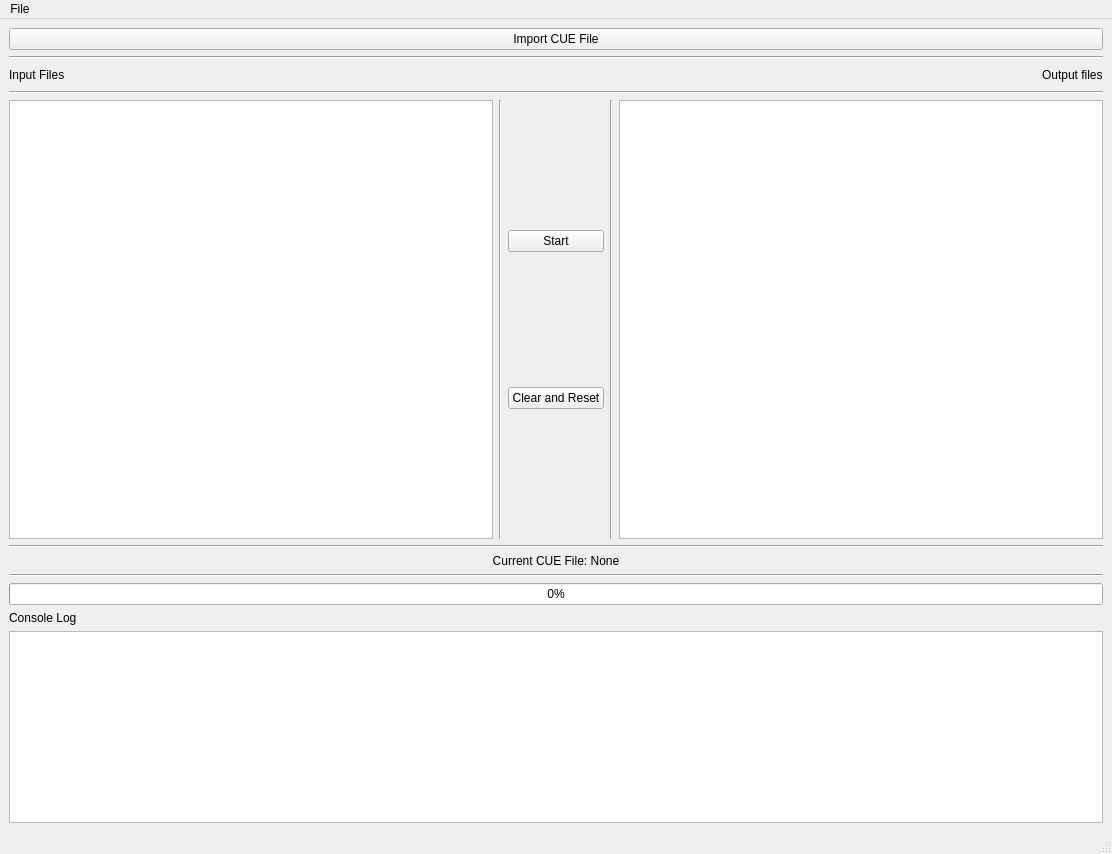
<?xml version="1.0" encoding="UTF-8"?>
<ui version="4.0">
 <class>MainWindow</class>
 <widget class="QMainWindow" name="MainWindow">
  <property name="geometry">
   <rect>
    <x>0</x>
    <y>0</y>
    <width>1112</width>
    <height>854</height>
   </rect>
  </property>
  <property name="sizePolicy">
   <sizepolicy hsizetype="Fixed" vsizetype="Fixed">
    <horstretch>0</horstretch>
    <verstretch>0</verstretch>
   </sizepolicy>
  </property>
  <property name="windowTitle">
   <string>CUEy</string>
  </property>
  <property name="windowIcon">
   <iconset>
    <normaloff>icon.ico</normaloff>icon.ico</iconset>
  </property>
  <widget class="QWidget" name="centralwidget">
   <property name="layoutDirection">
    <enum>Qt::LeftToRight</enum>
   </property>
   <layout class="QVBoxLayout" name="verticalLayout">
    <item>
     <layout class="QHBoxLayout" name="horizontalLayout">
      <item>
       <widget class="QPushButton" name="impBu">
        <property name="text">
         <string>Import CUE File</string>
        </property>
       </widget>
      </item>
     </layout>
    </item>
    <item>
     <widget class="Line" name="line_8">
      <property name="orientation">
       <enum>Qt::Horizontal</enum>
      </property>
     </widget>
    </item>
    <item>
     <layout class="QHBoxLayout" name="horizontalLayout_3">
      <item>
       <widget class="QLabel" name="inLab">
        <property name="text">
         <string>Input Files</string>
        </property>
       </widget>
      </item>
      <item>
       <spacer name="horizontalSpacer">
        <property name="orientation">
         <enum>Qt::Horizontal</enum>
        </property>
        <property name="sizeHint" stdset="0">
         <size>
          <width>40</width>
          <height>20</height>
         </size>
        </property>
       </spacer>
      </item>
      <item>
       <widget class="QLabel" name="outLab">
        <property name="sizePolicy">
         <sizepolicy hsizetype="Preferred" vsizetype="Preferred">
          <horstretch>0</horstretch>
          <verstretch>0</verstretch>
         </sizepolicy>
        </property>
        <property name="text">
         <string>Output files</string>
        </property>
       </widget>
      </item>
     </layout>
    </item>
    <item>
     <widget class="Line" name="line_3">
      <property name="orientation">
       <enum>Qt::Horizontal</enum>
      </property>
     </widget>
    </item>
    <item>
     <layout class="QGridLayout" name="gridLayout_2">
      <item row="4" column="0">
       <widget class="QLabel" name="cueLab">
        <property name="text">
         <string>Current CUE File: None</string>
        </property>
        <property name="alignment">
         <set>Qt::AlignCenter</set>
        </property>
       </widget>
      </item>
      <item row="3" column="0">
       <widget class="Line" name="line_7">
        <property name="orientation">
         <enum>Qt::Horizontal</enum>
        </property>
       </widget>
      </item>
      <item row="6" column="0">
       <widget class="QProgressBar" name="progressBar">
        <property name="value">
         <number>0</number>
        </property>
       </widget>
      </item>
      <item row="5" column="0">
       <widget class="Line" name="line_2">
        <property name="orientation">
         <enum>Qt::Horizontal</enum>
        </property>
       </widget>
      </item>
      <item row="0" column="0">
       <layout class="QHBoxLayout" name="horizontalLayout_2">
        <item>
         <widget class="QListView" name="inView">
          <property name="sizePolicy">
           <sizepolicy hsizetype="Expanding" vsizetype="Expanding">
            <horstretch>0</horstretch>
            <verstretch>0</verstretch>
           </sizepolicy>
          </property>
         </widget>
        </item>
        <item>
         <widget class="Line" name="line_4">
          <property name="orientation">
           <enum>Qt::Vertical</enum>
          </property>
         </widget>
        </item>
        <item>
         <layout class="QGridLayout" name="gridLayout">
          <item row="1" column="0">
           <widget class="QPushButton" name="goBu">
            <property name="sizePolicy">
             <sizepolicy hsizetype="Preferred" vsizetype="Fixed">
              <horstretch>0</horstretch>
              <verstretch>0</verstretch>
             </sizepolicy>
            </property>
            <property name="text">
             <string>Start</string>
            </property>
           </widget>
          </item>
          <item row="3" column="0">
           <widget class="QPushButton" name="clearBu">
            <property name="sizePolicy">
             <sizepolicy hsizetype="Preferred" vsizetype="Fixed">
              <horstretch>0</horstretch>
              <verstretch>0</verstretch>
             </sizepolicy>
            </property>
            <property name="text">
             <string>Clear and Reset</string>
            </property>
           </widget>
          </item>
          <item row="2" column="0">
           <spacer name="verticalSpacer">
            <property name="orientation">
             <enum>Qt::Vertical</enum>
            </property>
            <property name="sizeType">
             <enum>QSizePolicy::Expanding</enum>
            </property>
            <property name="sizeHint" stdset="0">
             <size>
              <width>20</width>
              <height>40</height>
             </size>
            </property>
           </spacer>
          </item>
          <item row="0" column="0">
           <spacer name="verticalSpacer_2">
            <property name="orientation">
             <enum>Qt::Vertical</enum>
            </property>
            <property name="sizeType">
             <enum>QSizePolicy::Expanding</enum>
            </property>
            <property name="sizeHint" stdset="0">
             <size>
              <width>20</width>
              <height>40</height>
             </size>
            </property>
           </spacer>
          </item>
          <item row="4" column="0">
           <spacer name="verticalSpacer_3">
            <property name="orientation">
             <enum>Qt::Vertical</enum>
            </property>
            <property name="sizeType">
             <enum>QSizePolicy::Expanding</enum>
            </property>
            <property name="sizeHint" stdset="0">
             <size>
              <width>20</width>
              <height>40</height>
             </size>
            </property>
           </spacer>
          </item>
         </layout>
        </item>
        <item>
         <widget class="Line" name="line_5">
          <property name="orientation">
           <enum>Qt::Vertical</enum>
          </property>
         </widget>
        </item>
        <item>
         <widget class="QListView" name="outView">
          <property name="sizePolicy">
           <sizepolicy hsizetype="Expanding" vsizetype="Minimum">
            <horstretch>0</horstretch>
            <verstretch>0</verstretch>
           </sizepolicy>
          </property>
         </widget>
        </item>
       </layout>
      </item>
     </layout>
    </item>
    <item>
     <widget class="QLabel" name="label">
      <property name="text">
       <string>Console Log</string>
      </property>
     </widget>
    </item>
    <item>
     <widget class="QTextBrowser" name="cmdout">
      <property name="sizePolicy">
       <sizepolicy hsizetype="Expanding" vsizetype="Minimum">
        <horstretch>0</horstretch>
        <verstretch>0</verstretch>
       </sizepolicy>
      </property>
     </widget>
    </item>
   </layout>
  </widget>
  <widget class="QStatusBar" name="statusbar"/>
  <widget class="QMenuBar" name="menuBar">
   <property name="geometry">
    <rect>
     <x>0</x>
     <y>0</y>
     <width>1112</width>
     <height>26</height>
    </rect>
   </property>
   <widget class="QMenu" name="menuFile">
    <property name="title">
     <string>File</string>
    </property>
    <addaction name="actionImport"/>
    <addaction name="actionBatch"/>
    <addaction name="separator"/>
    <addaction name="actionExit"/>
   </widget>
   <addaction name="menuFile"/>
  </widget>
  <action name="actionImport">
   <property name="text">
    <string>Import CUE File</string>
   </property>
  </action>
  <action name="actionBatch">
   <property name="text">
    <string>Batch Split</string>
   </property>
  </action>
  <action name="actionExit">
   <property name="text">
    <string>Exit</string>
   </property>
  </action>
 </widget>
 <resources/>
 <connections/>
</ui>
